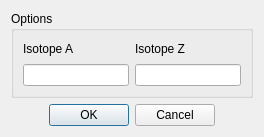
<?xml version="1.0" encoding="UTF-8"?>
<ui version="4.0">
 <class>transmissionDlg</class>
 <widget class="QDialog" name="transmissionDlg">
  <property name="geometry">
   <rect>
    <x>0</x>
    <y>0</y>
    <width>264</width>
    <height>137</height>
   </rect>
  </property>
  <property name="windowTitle">
   <string>Dialog</string>
  </property>
  <layout class="QVBoxLayout" name="verticalLayout">
   <item>
    <widget class="QGroupBox" name="gb_options">
     <property name="title">
      <string>Options</string>
     </property>
     <layout class="QGridLayout" name="gridLayout">
      <item row="1" column="1">
       <widget class="QLineEdit" name="le_A"/>
      </item>
      <item row="1" column="2">
       <widget class="QLineEdit" name="le_Z"/>
      </item>
      <item row="0" column="2">
       <widget class="QLabel" name="label_2">
        <property name="text">
         <string>Isotope Z</string>
        </property>
       </widget>
      </item>
      <item row="0" column="1">
       <widget class="QLabel" name="label">
        <property name="text">
         <string>Isotope A</string>
        </property>
       </widget>
      </item>
     </layout>
    </widget>
   </item>
   <item>
    <widget class="QDialogButtonBox" name="buttonBox">
     <property name="orientation">
      <enum>Qt::Orientation::Horizontal</enum>
     </property>
     <property name="standardButtons">
      <set>QDialogButtonBox::StandardButton::Cancel|QDialogButtonBox::StandardButton::Ok</set>
     </property>
     <property name="centerButtons">
      <bool>true</bool>
     </property>
    </widget>
   </item>
  </layout>
 </widget>
 <resources/>
 <connections>
  <connection>
   <sender>buttonBox</sender>
   <signal>accepted()</signal>
   <receiver>transmissionDlg</receiver>
   <slot>accept()</slot>
   <hints>
    <hint type="sourcelabel">
     <x>248</x>
     <y>254</y>
    </hint>
    <hint type="destinationlabel">
     <x>157</x>
     <y>274</y>
    </hint>
   </hints>
  </connection>
  <connection>
   <sender>buttonBox</sender>
   <signal>rejected()</signal>
   <receiver>transmissionDlg</receiver>
   <slot>reject()</slot>
   <hints>
    <hint type="sourcelabel">
     <x>316</x>
     <y>260</y>
    </hint>
    <hint type="destinationlabel">
     <x>286</x>
     <y>274</y>
    </hint>
   </hints>
  </connection>
 </connections>
</ui>
